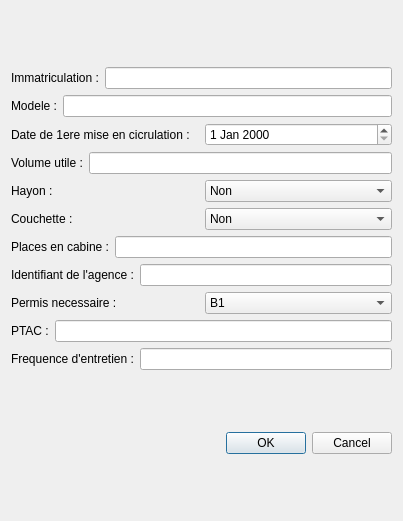
<?xml version="1.0" encoding="UTF-8"?>
<ui version="4.0">
 <class>DialogGestionVehiculesAjout</class>
 <widget class="QDialog" name="DialogGestionVehiculesAjout">
  <property name="geometry">
   <rect>
    <x>0</x>
    <y>0</y>
    <width>403</width>
    <height>521</height>
   </rect>
  </property>
  <property name="windowTitle">
   <string>Dialog</string>
  </property>
  <layout class="QVBoxLayout" name="verticalLayout_2">
   <item>
    <layout class="QVBoxLayout" name="verticalLayout">
     <item>
      <layout class="QHBoxLayout" name="horizontalLayout">
       <item>
        <widget class="QLabel" name="label">
         <property name="text">
          <string>Immatriculation :</string>
         </property>
        </widget>
       </item>
       <item>
        <widget class="QLineEdit" name="lineEditAjoutImmatriculation"/>
       </item>
      </layout>
     </item>
     <item>
      <layout class="QHBoxLayout" name="horizontalLayout_2">
       <item>
        <widget class="QLabel" name="label_2">
         <property name="text">
          <string>Modele :</string>
         </property>
        </widget>
       </item>
       <item>
        <widget class="QLineEdit" name="lineEditAjoutModele"/>
       </item>
      </layout>
     </item>
     <item>
      <layout class="QHBoxLayout" name="horizontalLayout_3">
       <item>
        <widget class="QLabel" name="label_3">
         <property name="text">
          <string>Date de 1ere mise en cicrulation :</string>
         </property>
        </widget>
       </item>
       <item>
        <widget class="QDateEdit" name="dateEditAjoutMEC"/>
       </item>
      </layout>
     </item>
     <item>
      <layout class="QHBoxLayout" name="horizontalLayout_4">
       <item>
        <widget class="QLabel" name="label_10">
         <property name="text">
          <string>Volume utile :</string>
         </property>
        </widget>
       </item>
       <item>
        <widget class="QLineEdit" name="lineEditAjoutVolume"/>
       </item>
      </layout>
     </item>
     <item>
      <layout class="QHBoxLayout" name="horizontalLayout_5">
       <item>
        <widget class="QLabel" name="label_4">
         <property name="text">
          <string>Hayon :</string>
         </property>
        </widget>
       </item>
       <item>
        <widget class="QComboBox" name="comboBoxAjoutHayon">
         <item>
          <property name="text">
           <string>Non</string>
          </property>
         </item>
         <item>
          <property name="text">
           <string>Oui</string>
          </property>
         </item>
        </widget>
       </item>
      </layout>
     </item>
     <item>
      <layout class="QHBoxLayout" name="horizontalLayout_6">
       <item>
        <widget class="QLabel" name="label_5">
         <property name="text">
          <string>Couchette :</string>
         </property>
        </widget>
       </item>
       <item>
        <widget class="QComboBox" name="comboBoxAjoutCouchette">
         <item>
          <property name="text">
           <string>Non</string>
          </property>
         </item>
         <item>
          <property name="text">
           <string>Oui</string>
          </property>
         </item>
        </widget>
       </item>
      </layout>
     </item>
     <item>
      <layout class="QHBoxLayout" name="horizontalLayout_7">
       <item>
        <widget class="QLabel" name="label_6">
         <property name="text">
          <string>Places en cabine :</string>
         </property>
        </widget>
       </item>
       <item>
        <widget class="QLineEdit" name="lineEditAjoutPlacesCabine"/>
       </item>
      </layout>
     </item>
     <item>
      <layout class="QHBoxLayout" name="horizontalLayout_8">
       <item>
        <widget class="QLabel" name="label_8">
         <property name="text">
          <string>Identifiant de l'agence :</string>
         </property>
        </widget>
       </item>
       <item>
        <widget class="QLineEdit" name="lineEditAjoutIdAgence"/>
       </item>
      </layout>
     </item>
     <item>
      <layout class="QHBoxLayout" name="horizontalLayout_9">
       <item>
        <widget class="QLabel" name="label_7">
         <property name="text">
          <string>Permis necessaire :</string>
         </property>
        </widget>
       </item>
       <item>
        <widget class="QComboBox" name="comboBoxAjoutPermis">
         <item>
          <property name="text">
           <string>B1</string>
          </property>
         </item>
         <item>
          <property name="text">
           <string>C1</string>
          </property>
         </item>
         <item>
          <property name="text">
           <string>C</string>
          </property>
         </item>
         <item>
          <property name="text">
           <string>C1</string>
          </property>
         </item>
         <item>
          <property name="text">
           <string>CE</string>
          </property>
         </item>
         <item>
          <property name="text">
           <string>B</string>
          </property>
         </item>
        </widget>
       </item>
      </layout>
     </item>
     <item>
      <layout class="QHBoxLayout" name="horizontalLayout_10">
       <item>
        <widget class="QLabel" name="label_9">
         <property name="text">
          <string>PTAC :</string>
         </property>
        </widget>
       </item>
       <item>
        <widget class="QLineEdit" name="lineEditAjoutPTAC"/>
       </item>
      </layout>
     </item>
     <item>
      <layout class="QHBoxLayout" name="horizontalLayout_11">
       <item>
        <widget class="QLabel" name="label_11">
         <property name="text">
          <string>Frequence d'entretien :</string>
         </property>
        </widget>
       </item>
       <item>
        <widget class="QLineEdit" name="lineEditAjoutEntretien"/>
       </item>
      </layout>
     </item>
    </layout>
   </item>
   <item>
    <widget class="QDialogButtonBox" name="buttonBox">
     <property name="orientation">
      <enum>Qt::Horizontal</enum>
     </property>
     <property name="standardButtons">
      <set>QDialogButtonBox::Cancel|QDialogButtonBox::Ok</set>
     </property>
    </widget>
   </item>
  </layout>
 </widget>
 <resources/>
 <connections>
  <connection>
   <sender>buttonBox</sender>
   <signal>accepted()</signal>
   <receiver>DialogGestionVehiculesAjout</receiver>
   <slot>accept()</slot>
   <hints>
    <hint type="sourcelabel">
     <x>248</x>
     <y>254</y>
    </hint>
    <hint type="destinationlabel">
     <x>157</x>
     <y>274</y>
    </hint>
   </hints>
  </connection>
  <connection>
   <sender>buttonBox</sender>
   <signal>rejected()</signal>
   <receiver>DialogGestionVehiculesAjout</receiver>
   <slot>reject()</slot>
   <hints>
    <hint type="sourcelabel">
     <x>316</x>
     <y>260</y>
    </hint>
    <hint type="destinationlabel">
     <x>286</x>
     <y>274</y>
    </hint>
   </hints>
  </connection>
 </connections>
</ui>
